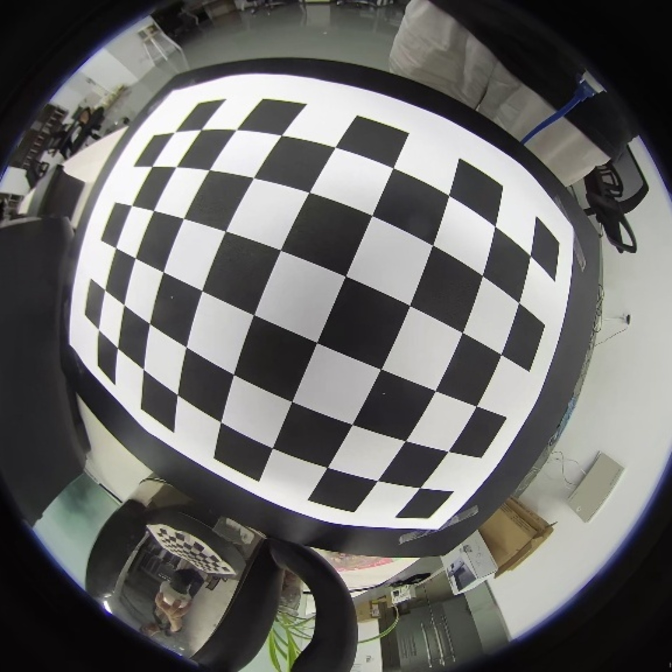
#> input picture checker.jpg, 1344 x 1344 px (shown at 1/2 size)
$ python la.py checker.jpg
#> lines starting #> are read from the running program, lines starting #| are printed output that depends on the picture
# -*- coding: utf-8 -*-
import cv2
import numpy as np
import math
import sys

def inter(img, height, width):
    src_size = [height, width]
    h, w, c = img.shape
    src = np.zeros((src_size[0], src_size[1], 3), dtype=np.uint8)
    if h == src_size[0] and w == src_size[1]:
        return img
    for i in range(src_size[0]):
        for j in range(src_size[1]):
            # round()四舍五入的函数
            src_x = round(i * (h / src_size[0]))
            src_y = round(j * (w / src_size[1]))
            src[i, j] = img[src_x, src_y]
    return src


def main(p):
    # 读取鱼眼图片，转换为灰度图片
#> called with p = 'checker.jpg'
    img = cv2.imread(p)
#> img is the input picture: shape (1344, 1344, 3); mean B, G, R 104.2, 105.8, 106.3
    img_gray = cv2.cvtColor(img, cv2.COLOR_BGR2GRAY)
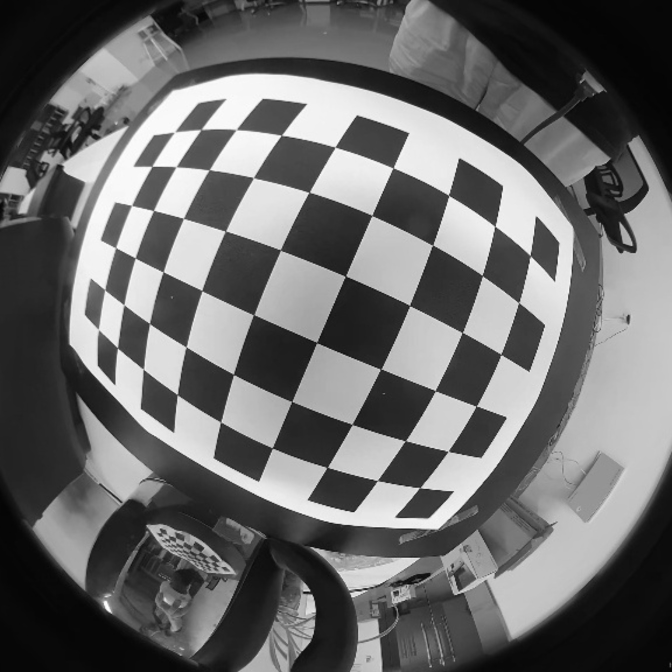
#> img_gray: shape (1344, 1344) (shown at 1/2 size); min 2, max 255, mean 105.8

    # 设置灰度阈值，并提取原图大小
    T = 40
    rows, cols = img.shape[:2]
#> rows = 1344; cols = 1344
    print(rows, cols)
#| 1344 1344

    # 从上向下扫描
    for i in range(0, rows-1, 1):
        for j in range(0, cols, 1):
            if img_gray[i, j] >= T:
                if img_gray[i+1, j] >= T:
                    bottom = i
                    break
            else:
                continue
            break
    print('bottom =', bottom)

    # 从下向上扫描
    for i in range(rows-1, -1, -1):
        for j in range(0, cols, 1):
            if img_gray[i, j] >= T:
                if img_gray[i-1, j] >= T:
                    top = i
                    break
            else:
                continue
            break
    print('top =', top)


    # 从左向右扫描
    for j in range(0, cols-1, 1):
        for i in range(0, rows, 1):
            if img_gray[i, j] >= T:
                if img_gray[i, j+1] >= T:
                    right = j
                    break
            else:
                continue
            break
    print('right =', right)

    # 从右向左扫描
    for j in range(cols-1, -1, -1):
        for i in range(0, rows, 1):
            if img_gray[i, j] >= T:
                if img_gray[i, j-1] >= T:
                    left = j
                    break
            else:
                continue
            break
    print('left =', left)


    '''
    bike_500.jpg扫描结果：
    top = 485, bottom = 72, left = 490, right = 51
    '''

    # 计算有效区域半径
    R = max((bottom-top)/2, (right-left)/2)
    print('R =', R)

    # 提取有效区域
    img_valid = img[top:int(top+2*R+1), left:int(left+2*R+1)]
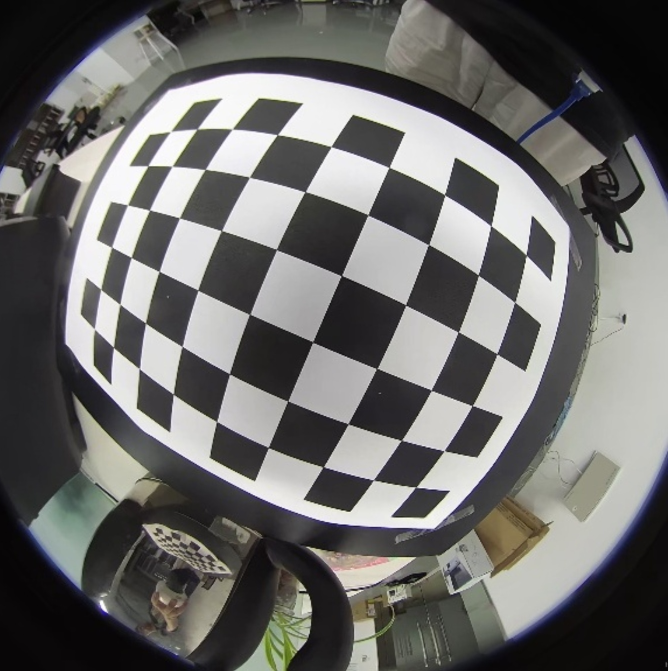
#> img_valid: shape (1342, 1336, 3) (shown at 1/2 size); mean B, G, R 104.8, 106.4, 106.9
    # img_valid = img
    cv2.imwrite('result.jpg', img_valid)

    # 经度矫正法(开始看不懂了)
    m, n, k = img_valid.shape[:3]
#> m = 1342; n = 1336; k = 3
    print('m, n, k', m, n, k) # 高m=428 宽n=440 色彩k=3
#| m, n, k 1342 1336 3
    result = np.zeros((m,n,k))

    for i in range(m): # 从上到下
        for j in range(n): # 从左到右
            u = j - R      # 先转换出来-1到1之间的规格化坐标(u,v)
            v = R - i
            r = math.sqrt(u*u + v*v) # 极坐标系(r,fi)
            if(r == 0):
                fi = 0
            elif(u >= 0):  # 第一象限，fi=arcsin(v/r)
                fi = math.asin(v/r)
            else:          # 第二象限，fi=pi-arcsin(v/r)
                fi = math.pi - math.asin(v/r)
            # r可以映射成球坐标系的θ，θ=r*α/2，α是鱼眼视场角FoV，这里默认为pi
            # fi直接用于从照相机到实景方向向量的球坐标系的ф
            # f为球面半径
            f = R * 2 / math.pi
            theta = r / f
            # [5 lines of commented-out code are left out]

            x = f * math.sin(theta) * math.cos(fi)
            y = f * math.sin(theta) * math.sin(fi)
            z = f * math.cos(theta)
            # 新选取的球面坐标系的坐标
            rr= math.sqrt(x * x + z * z)
            sita = math.pi / 2 - math.atan( y /rr)
            if(z>=0):
                fai = math.acos(x/rr)
            else:
                fai= math.pi - math.acos(x/rr)
            # round()四舍五入的函数
            # xx = round(f * sita) # 应用这个式子会导致结果图像镜像翻转
            # yy = round(f * fai)
            xx = round(f * sita)
            yy = round(2 * R - f * fai)

            if ((xx < 1) | (yy < 1) | (xx > m) | (yy > n)):
                continue

            result[xx,yy,0] = img_valid[i-1, j-1, 0]
            result[xx,yy,1] = img_valid[i-1, j-1, 1]
            result[xx,yy,2] = img_valid[i-1, j-1, 2]
            # print("内循环",j)
        print("外循环", i)

    Undistortion = np.uint8(result)
    a, b, c = Undistortion.shape[:3]
    print('a,b,c',a,b,c)
    # 插值处理
    # Undistortion = inter(Unditortion, a, b)
    Undistortion = cv2.resize(Undistortion, dsize=None, fx=1.5, fy=1.5, interpolation=cv2.INTER_AREA)
    cv2.imwrite('undistortion_inter.jpg', Undistortion)

    # 显示图片
    cv2.namedWindow("original", 0)
    cv2.resizeWindow("original", 640, 480)
    cv2.imshow("original", img)

    cv2.namedWindow("result", 0)
    cv2.resizeWindow("result", 640, 480)
    cv2.imshow("result", Undistortion)
    cv2.waitKey(0)

if __name__ == '__main__':
    for p in sys.argv[1:]:
#> (the run stopped early here; a loop or call above may not have finished)
